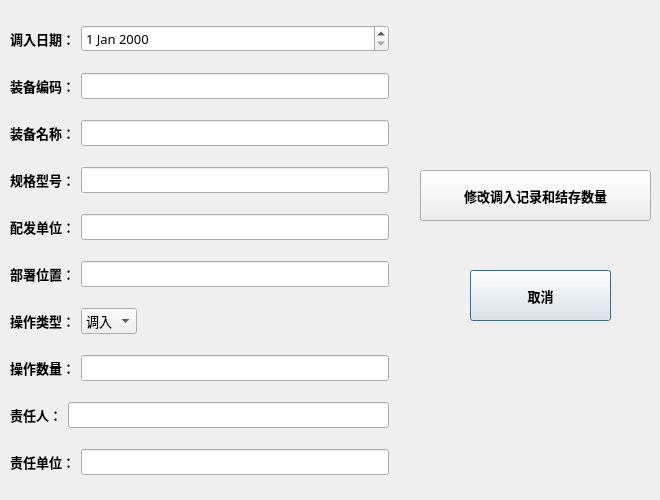
<?xml version="1.0" encoding="UTF-8"?>
<ui version="4.0">
 <class>update_in_log</class>
 <widget class="QDialog" name="update_in_log">
  <property name="geometry">
   <rect>
    <x>0</x>
    <y>0</y>
    <width>660</width>
    <height>500</height>
   </rect>
  </property>
  <property name="windowTitle">
   <string>确认修改调入记录</string>
  </property>
  <widget class="QWidget" name="verticalLayoutWidget">
   <property name="geometry">
    <rect>
     <x>10</x>
     <y>10</y>
     <width>379</width>
     <height>481</height>
    </rect>
   </property>
   <layout class="QVBoxLayout" name="verticalLayout">
    <item>
     <layout class="QHBoxLayout" name="horizontalLayout_2" stretch="0,1">
      <item>
       <widget class="QLabel" name="label_6">
        <property name="font">
         <font>
          <family>微软雅黑</family>
          <pointsize>10</pointsize>
          <weight>75</weight>
          <bold>true</bold>
         </font>
        </property>
        <property name="text">
         <string>调入日期：</string>
        </property>
       </widget>
      </item>
      <item>
       <widget class="QDateEdit" name="dateEdit">
        <property name="font">
         <font>
          <family>微软雅黑</family>
          <pointsize>10</pointsize>
         </font>
        </property>
       </widget>
      </item>
     </layout>
    </item>
    <item>
     <layout class="QHBoxLayout" name="horizontalLayout_6">
      <item>
       <widget class="QLabel" name="label_2">
        <property name="font">
         <font>
          <family>微软雅黑</family>
          <pointsize>10</pointsize>
          <weight>75</weight>
          <bold>true</bold>
         </font>
        </property>
        <property name="text">
         <string>装备编码：</string>
        </property>
       </widget>
      </item>
      <item>
       <widget class="QLineEdit" name="material_id_lineEdit">
        <property name="font">
         <font>
          <family>微软雅黑</family>
          <pointsize>10</pointsize>
         </font>
        </property>
       </widget>
      </item>
     </layout>
    </item>
    <item>
     <layout class="QHBoxLayout" name="horizontalLayout_5">
      <item>
       <widget class="QLabel" name="label_3">
        <property name="font">
         <font>
          <family>微软雅黑</family>
          <pointsize>10</pointsize>
          <weight>75</weight>
          <bold>true</bold>
         </font>
        </property>
        <property name="text">
         <string>装备名称：</string>
        </property>
       </widget>
      </item>
      <item>
       <widget class="QLineEdit" name="material_name_lineEdit">
        <property name="font">
         <font>
          <family>微软雅黑</family>
          <pointsize>10</pointsize>
         </font>
        </property>
        <property name="text">
         <string/>
        </property>
       </widget>
      </item>
     </layout>
    </item>
    <item>
     <layout class="QHBoxLayout" name="horizontalLayout_4">
      <item>
       <widget class="QLabel" name="label">
        <property name="font">
         <font>
          <family>微软雅黑</family>
          <pointsize>10</pointsize>
          <weight>75</weight>
          <bold>true</bold>
         </font>
        </property>
        <property name="text">
         <string>规格型号：</string>
        </property>
       </widget>
      </item>
      <item>
       <widget class="QLineEdit" name="spec_lineEdit">
        <property name="font">
         <font>
          <family>微软雅黑</family>
          <pointsize>10</pointsize>
         </font>
        </property>
       </widget>
      </item>
     </layout>
    </item>
    <item>
     <layout class="QHBoxLayout" name="horizontalLayout_9">
      <item>
       <widget class="QLabel" name="label_9">
        <property name="font">
         <font>
          <family>微软雅黑</family>
          <pointsize>10</pointsize>
          <weight>75</weight>
          <bold>true</bold>
         </font>
        </property>
        <property name="text">
         <string>配发单位：</string>
        </property>
       </widget>
      </item>
      <item>
       <widget class="QLineEdit" name="per_price_lineEdit">
        <property name="font">
         <font>
          <family>微软雅黑</family>
          <pointsize>10</pointsize>
         </font>
        </property>
       </widget>
      </item>
     </layout>
    </item>
    <item>
     <layout class="QHBoxLayout" name="horizontalLayout_10">
      <item>
       <widget class="QLabel" name="label_10">
        <property name="font">
         <font>
          <family>微软雅黑</family>
          <pointsize>10</pointsize>
          <weight>75</weight>
          <bold>true</bold>
         </font>
        </property>
        <property name="text">
         <string>部署位置：</string>
        </property>
       </widget>
      </item>
      <item>
       <widget class="QLineEdit" name="position_lineEdit">
        <property name="font">
         <font>
          <family>微软雅黑</family>
          <pointsize>10</pointsize>
         </font>
        </property>
       </widget>
      </item>
     </layout>
    </item>
    <item>
     <layout class="QHBoxLayout" name="horizontalLayout_3">
      <item>
       <widget class="QLabel" name="label_4">
        <property name="font">
         <font>
          <family>微软雅黑</family>
          <pointsize>10</pointsize>
          <weight>75</weight>
          <bold>true</bold>
         </font>
        </property>
        <property name="text">
         <string>操作类型：</string>
        </property>
       </widget>
      </item>
      <item>
       <widget class="QComboBox" name="comboBox">
        <property name="font">
         <font>
          <family>微软雅黑</family>
          <pointsize>10</pointsize>
         </font>
        </property>
        <item>
         <property name="text">
          <string>调入</string>
         </property>
        </item>
        <item>
         <property name="text">
          <string>调出</string>
         </property>
        </item>
       </widget>
      </item>
      <item>
       <spacer name="horizontalSpacer">
        <property name="orientation">
         <enum>Qt::Horizontal</enum>
        </property>
        <property name="sizeHint" stdset="0">
         <size>
          <width>40</width>
          <height>20</height>
         </size>
        </property>
       </spacer>
      </item>
     </layout>
    </item>
    <item>
     <layout class="QHBoxLayout" name="horizontalLayout">
      <item>
       <widget class="QLabel" name="label_5">
        <property name="font">
         <font>
          <family>微软雅黑</family>
          <pointsize>10</pointsize>
          <weight>75</weight>
          <bold>true</bold>
         </font>
        </property>
        <property name="text">
         <string>操作数量：</string>
        </property>
       </widget>
      </item>
      <item>
       <widget class="QLineEdit" name="num_lineEdit">
        <property name="font">
         <font>
          <family>微软雅黑</family>
          <pointsize>10</pointsize>
         </font>
        </property>
       </widget>
      </item>
     </layout>
    </item>
    <item>
     <layout class="QHBoxLayout" name="horizontalLayout_7">
      <item>
       <widget class="QLabel" name="label_7">
        <property name="font">
         <font>
          <family>微软雅黑</family>
          <pointsize>10</pointsize>
          <weight>75</weight>
          <bold>true</bold>
         </font>
        </property>
        <property name="text">
         <string>责任人：</string>
        </property>
       </widget>
      </item>
      <item>
       <widget class="QLineEdit" name="user_lineEdit">
        <property name="font">
         <font>
          <family>微软雅黑</family>
          <pointsize>10</pointsize>
         </font>
        </property>
       </widget>
      </item>
     </layout>
    </item>
    <item>
     <layout class="QHBoxLayout" name="horizontalLayout_8">
      <item>
       <widget class="QLabel" name="label_8">
        <property name="font">
         <font>
          <family>微软雅黑</family>
          <pointsize>10</pointsize>
          <weight>75</weight>
          <bold>true</bold>
         </font>
        </property>
        <property name="text">
         <string>责任单位：</string>
        </property>
       </widget>
      </item>
      <item>
       <widget class="QLineEdit" name="agree_lineEdit">
        <property name="font">
         <font>
          <family>微软雅黑</family>
          <pointsize>10</pointsize>
         </font>
        </property>
       </widget>
      </item>
     </layout>
    </item>
   </layout>
  </widget>
  <widget class="QPushButton" name="cancel_pushButton">
   <property name="geometry">
    <rect>
     <x>470</x>
     <y>270</y>
     <width>141</width>
     <height>51</height>
    </rect>
   </property>
   <property name="font">
    <font>
     <family>微软雅黑</family>
     <pointsize>10</pointsize>
     <weight>75</weight>
     <bold>true</bold>
    </font>
   </property>
   <property name="text">
    <string>取消</string>
   </property>
  </widget>
  <widget class="QPushButton" name="both_btn">
   <property name="geometry">
    <rect>
     <x>420</x>
     <y>170</y>
     <width>231</width>
     <height>51</height>
    </rect>
   </property>
   <property name="font">
    <font>
     <family>微软雅黑</family>
     <pointsize>10</pointsize>
     <weight>75</weight>
     <bold>true</bold>
    </font>
   </property>
   <property name="text">
    <string>修改调入记录和结存数量</string>
   </property>
  </widget>
 </widget>
 <resources/>
 <connections/>
</ui>
